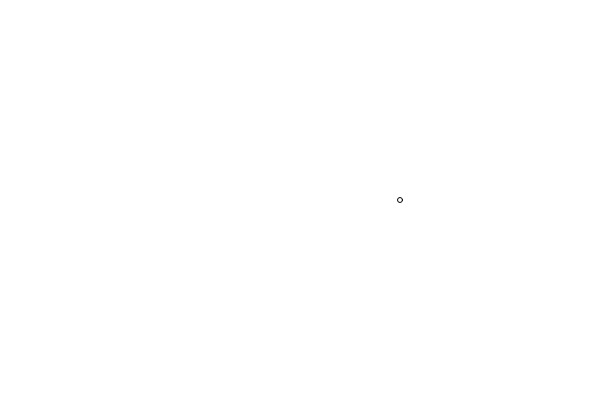
Frame 1 (no input)
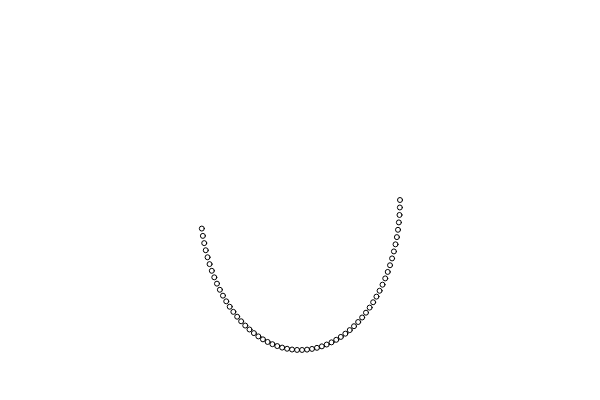
Frame 60 (no input)
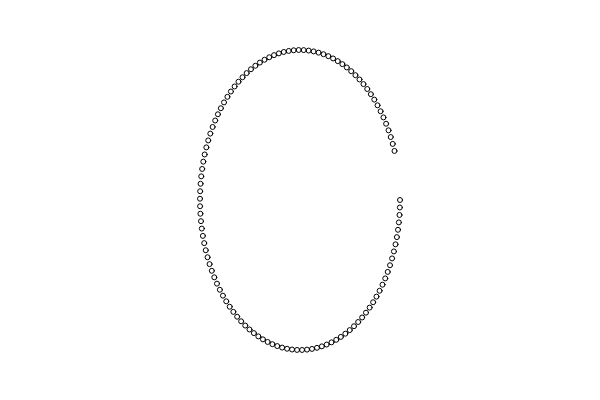
Frame 120 (the mouse pressed at the canvas centre since frame 60)

The p5.js sketch that drew these frames (run headless with seeded random() and noise() and a simulated clock; from frame 60 on, the mouse is pressed at the canvas centre):

// p5.js sketch
// ── sketch.js
// https://editor.p5js.org/jht9629-nyu/sketches/89QM7p9Gb
// polar ellipse
// google: p5js script to draw a ellipse using polar coordinates

let a = 100; // Semi-major axis (half-width)
let b = 150; // Semi-minor axis (half-height)
let angle = 0; // Starting angle for drawing the ellipse
let angleIncrement = 0.05; // How much the angle changes each frame

function setup() {
  createCanvas(600, 400);
  angleMode(RADIANS); // Use radians for trigonometric functions
  noFill(); // Draw only the outline of the ellipse
  stroke(0); // Set stroke color to black
  background(255);
}

function draw() {
  // background(220); // Clear the canvas with a light gray background each frame

  // Translate the origin to the center of the canvas
  // This makes it easier to draw the ellipse centered
  translate(width / 2, height / 2);

  // Calculate x and y coordinates using polar to Cartesian conversion
  // For an ellipse, the radius changes with the angle
  // x = a * cos(angle)
  // y = b * sin(angle)
  let x = a * cos(angle);
  let y = b * sin(angle);

  // Draw a point at the current calculated (x, y) to visualize the path
  // point(x, y);
  circle(x, y, 5);

  // Draw the full ellipse using standard Cartesian coordinates
  // The ellipse function expects the center (0,0 after translate), width (2*a), and height (2*b)
  // ellipse(0, 0, 2 * a, 2 * b);

  // Increment the angle to animate the point moving along the ellipse
  angle += angleIncrement;

  // Optional: Reset angle to keep it within a full circle (0 to TWO_PI)
  if (angle > TWO_PI) {
    angle = 0;
    background(255);
  }
}
